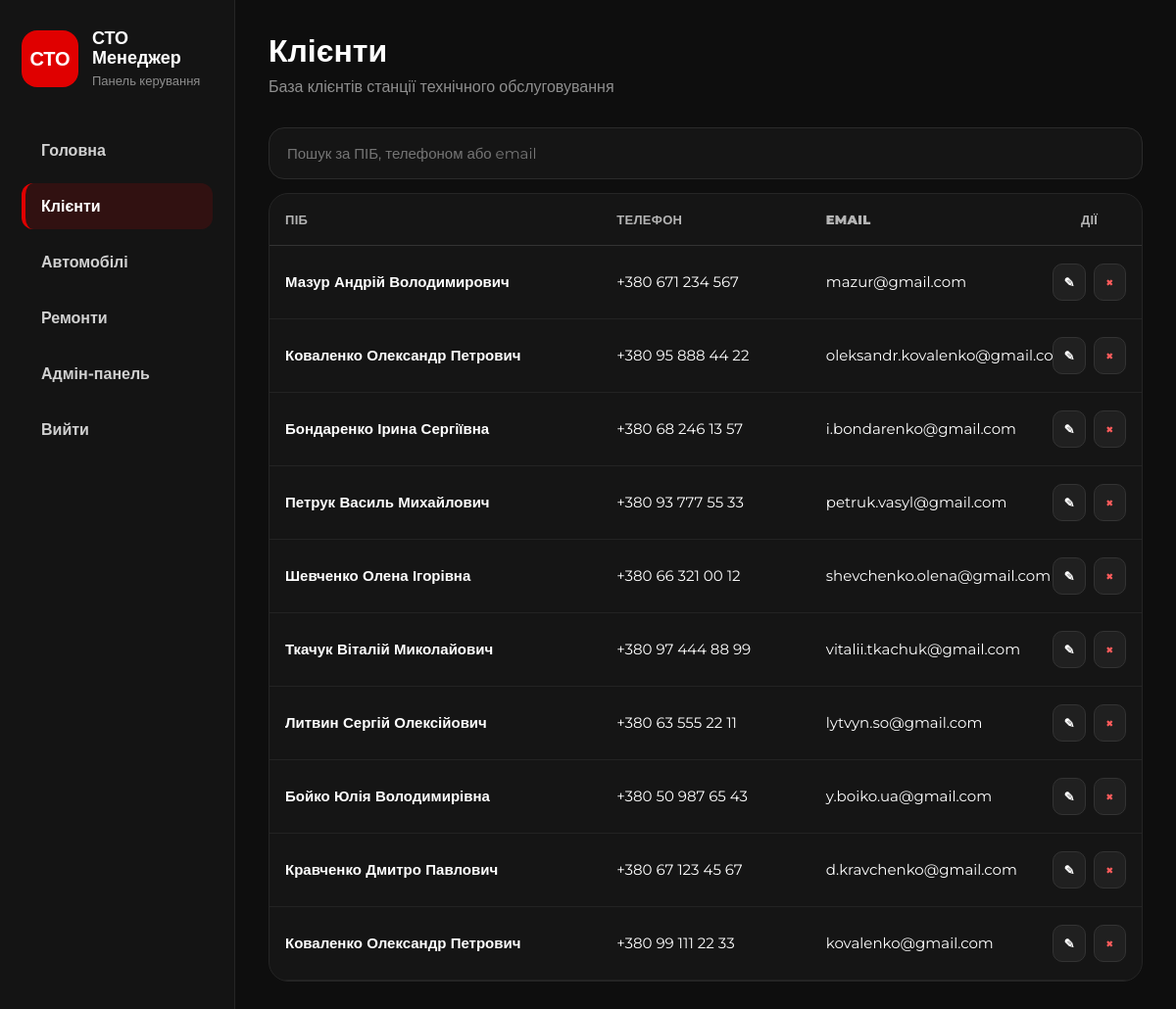
Screenshot of /clients/ (signed in) with the database file from the repository.
### clients/models.py (models this page shows, shortened)
class Client(models.Model):
    full_name = models.CharField(max_length=150, verbose_name="ПІБ")
    phone = models.CharField(max_length=20, unique=True, verbose_name="Телефон")
    email = models.EmailField(blank=True, null=True, verbose_name="Email")
    address = models.CharField(max_length=255, blank=True, null=True, verbose_name="Адреса")
    notes = models.TextField(blank=True, null=True, verbose_name="Примітки")
    created_at = models.DateTimeField(auto_now_add=True)
    class Meta:
        verbose_name = "Клієнт"
        verbose_name_plural = "Клієнти"
        ordering = ['full_name']

### clients/views.py (the view)
# urls.py: path('', views.client_list_view, name='client_list'),
def client_list_view(request):
    query = request.GET.get('q', '')
    clients = Client.objects.all().order_by('-created_at')
    if query:
        clients = clients.filter(
            Q(full_name__icontains=query) |
            Q(phone__icontains=query) |
            Q(email__icontains=query)
        )
    return render(request, 'clients/client_list.html', {
        'clients': clients,
        'query': query
    })

### clients/templates/clients/client_list.html
{% extends 'base.html' %}
{% block content %}
<div class="page-header">
    <div>
        <h1>Клієнти</h1>
        <p>База клієнтів станції технічного обслуговування</p>
    </div>
</div>
<form method="get" class="search-panel">
    <input
        type="text"
        name="q"
        value="{{ query }}"
        placeholder="Пошук за ПІБ, телефоном або email"
        autocomplete="off"
    >
</form>
<div class="table-card">
    <table class="data-table clients-table">
        <thead>
            <tr>
                <th>ПІБ</th>
                <th>Телефон</th>
                <th>Email</th>
                <th>Дії</th>
            </tr>
        </thead>
        <tbody>
        {% for client in clients %}
            <tr>
                <td class="client-name-cell">
                    <a href="{% url 'client_detail' client.id %}" class="client-link">
                        {{ client.full_name }}
                    </a>
                </td>
                <td>
                    {% if client.phone %}
                        {{ client.phone }}
                    {% else %}
                        <span class="muted-text">—</span>
                    {% endif %}
                </td>
                <td>
                    {% if client.email %}
                        {{ client.email }}
                    {% else %}
                        <span class="muted-text">—</span>
                    {% endif %}
                </td>
                <td>
                    <div class="actions-cell">
                        <a href="{% url 'edit_client' client.id %}" class="row-action" title="Редагувати">
                            ✎
                        </a>
                        <a href="{% url 'delete_client' client.id %}" class="row-action danger-action" title="Видалити">
                            ×
                        </a>
                    </div>
                </td>
            </tr>
        {% empty %}
            <tr>
                <td colspan="4" class="empty-row">
                    Клієнтів ще немає
                </td>
            </tr>
        {% endfor %}
        </tbody>
    </table>
</div>
{% endblock %}

### static/css/style.css (style rules this page uses)
* { margin: 0; padding: 0; box-sizing: border-box; }
html { width: 100%; min-height: 100%; scroll-behavior: smooth; }
body { width: 100%; min-height: 100vh; background: #0e0e0e; color: #ffffff; font-family: 'Montserrat', sans-serif; overflow-x: hidden; }
a { color: inherit; text-decoration: none; }
button, input, textarea, select { font-family: 'Montserrat', sans-serif; }
.page-header, .hero-actions { display: flex; justify-content: space-between; align-items: flex-start; gap: 20px; margin-bottom: 30px; }
.page-header h1, .hero-actions h1 { font-size: 32px; font-weight: 900; line-height: 1.1; margin-bottom: 8px; }
.page-header p, .hero-actions p { color: #8f8f8f; font-size: 16px; line-height: 1.45; }
.search-panel { margin-bottom: 14px; }
.search-panel input { width: 100%; background: #151515; border: 1px solid #2b2b2b; color: #ffffff; border-radius: 16px; padding: 16px 18px; font-size: 15px; }
.table-box, .section-box, .table-card, .detail-card { background: #151515; border: 1px solid #252525; border-radius: 20px; }
.table-card { overflow: hidden; }
table, .dashboard-table, .data-table { width: 100%; border-collapse: collapse; table-layout: fixed; }
th, .data-table th { text-align: left; padding: 18px 16px; color: #b4b4b4; font-size: 13px; font-weight: 900; text-transform: uppercase; letter-spacing: 0.3px; border-bottom: 1px solid #333333; }
td, .data-table td { padding: 18px 16px; border-bottom: 1px solid #232323; vertical-align: middle; font-size: 15px; line-height: 1.35; }
.clients-table th:nth-child(1), .clients-table td:nth-child(1) { width: 38%; }
.clients-table th:nth-child(2), .clients-table td:nth-child(2) { width: 24%; }
.clients-table th:nth-child(3), .clients-table td:nth-child(3) { width: 26%; }
.clients-table th:nth-child(4), .clients-table td:nth-child(4) { width: 12%; text-align: center; }
.car-link, .client-link { color: #ffffff; font-weight: 800; text-decoration: none; transition: 0.2s; }
.owner-cell, .client-name-cell { line-height: 1.25; word-break: normal; }
.actions-cell, .repair-actions { display: flex; justify-content: center; align-items: center; gap: 8px; flex-wrap: nowrap; }
.row-action { display: inline-flex; align-items: center; justify-content: center; width: 38px; height: 38px; background: #202020; border: 1px solid #333333; border-radius: 10px; color: #ffffff; font-weight: 900; font-size: 13px; transition: 0.2s; }
.danger-action { color: #ff5c5c; }
input, textarea, select { width: 100%; background: #0e0e0e; border: 1px solid #303030; color: #ffffff; padding: 15px; border-radius: 14px; font-size: 15px; }

### rows the page displays
Client: full_name "Мазур Андрій Володимирович", phone "+380 671 234 567", email "mazur@gmail.com"
Client: full_name "Коваленко Олександр Петрович", phone "+380 95 888 44 22", email "oleksandr.kovalenko@gmail.com"
Client: full_name "Бондаренко Ірина Сергіївна", phone "+380 68 246 13 57", email "i.bondarenko@gmail.com"
Client: full_name "Петрук Василь Михайлович", phone "+380 93 777 55 33", email "petruk.vasyl@gmail.com"
Client: full_name "Шевченко Олена Ігорівна", phone "+380 66 321 00 12", email "shevchenko.olena@gmail.com"
Client: full_name "Ткачук Віталій Миколайович", phone "+380 97 444 88 99", email "vitalii.tkachuk@gmail.com"
Client: full_name "Литвин Сергій Олексійович", phone "+380 63 555 22 11", email "lytvyn.so@gmail.com"
Client: full_name "Бойко Юлія Володимирівна", phone "+380 50 987 65 43", email "y.boiko.ua@gmail.com"
Client: full_name "Кравченко Дмитро Павлович", phone "+380 67 123 45 67", email "d.kravchenko@gmail.com"
Client: full_name "Коваленко Олександр Петрович", phone "+380 99 111 22 33", email "kovalenko@gmail.com"
